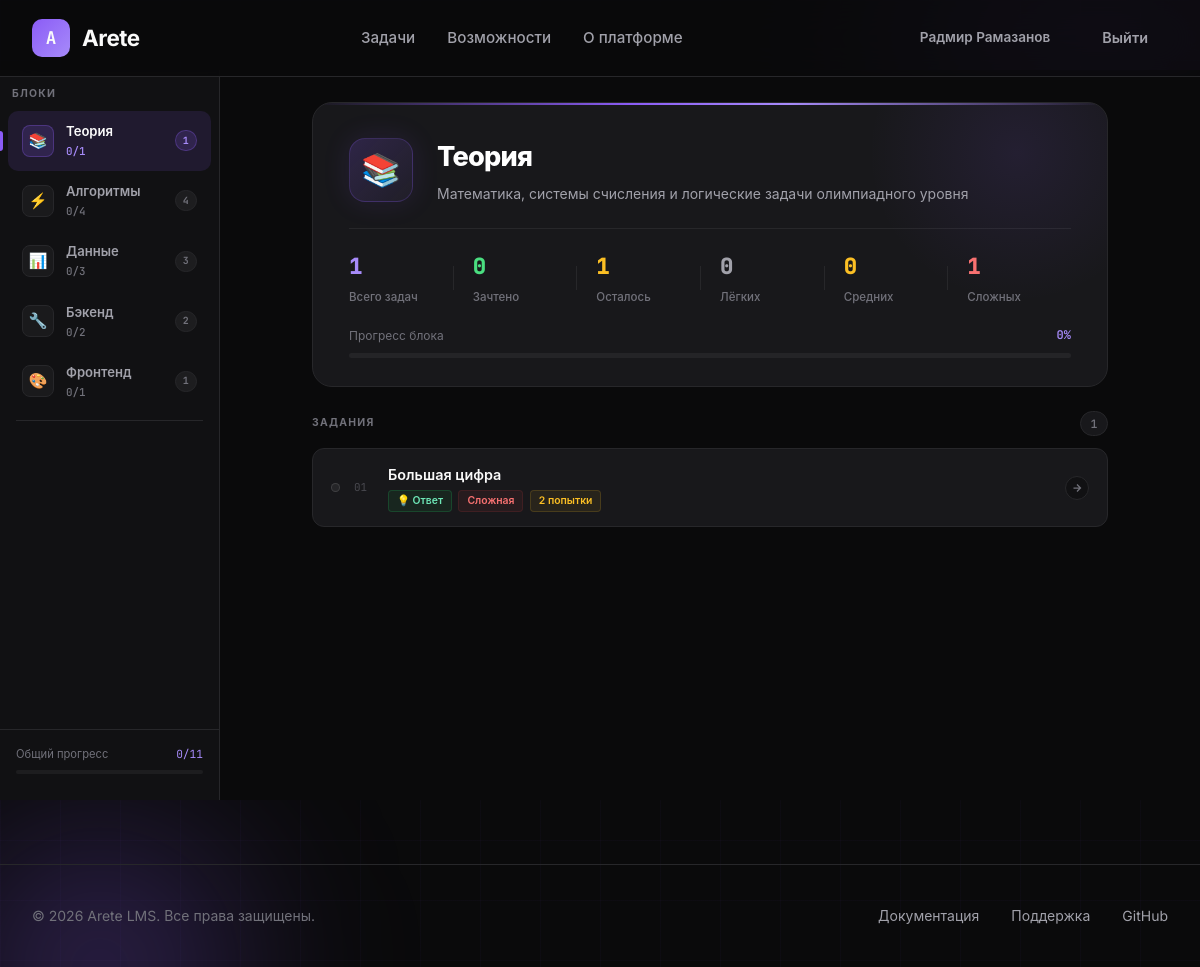
/lms/theory (signed in), run on the app's committed database.
### models.py (models this page shows, shortened)
class User(UserMixin, db.Model):
    __tablename__ = 'users'
    id            = db.Column(db.Integer, primary_key=True)
    username      = db.Column(db.String(80),  unique=True, nullable=False)
    email         = db.Column(db.String(120), unique=True, nullable=False)
    first_name    = db.Column(db.String(50),  nullable=False)
    last_name     = db.Column(db.String(50),  nullable=False)
    password_hash = db.Column(db.String(256), nullable=False)
    created_at    = db.Column(db.DateTime, default=datetime.utcnow)
    submissions   = db.relationship('Submission', backref='user', lazy=True)
    def solved_in_block(self, block):
        return (
            Submission.query
            .filter_by(user_id=self.id, passed=True)
            .join(Task)
            .filter(Task.block == block)
            .count()
        )

class Task(db.Model):
    __tablename__ = 'tasks'
    id              = db.Column(db.Integer, primary_key=True)
    block           = db.Column(db.String(50),  nullable=False)
    title           = db.Column(db.String(200), nullable=False)
    description     = db.Column(db.Text,        nullable=False)
    task_type       = db.Column(db.String(50),  nullable=False)  # python / sql / html / answer
    expected_output = db.Column(db.Text,        nullable=True)   # for fallback / answer tasks
    test_cases_json = db.Column(db.Text,        nullable=True)   # JSON [{input, output}]
    difficulty      = db.Column(db.String(20),  default='medium')
    order_num       = db.Column(db.Integer,     default=0)
    max_score       = db.Column(db.Integer,     default=100)
    attempts_limit  = db.Column(db.Integer,     nullable=True)   # None = unlimited
    time_limit      = db.Column(db.String(40),  nullable=True)
    memory_limit    = db.Column(db.String(40),  nullable=True)
    input_format    = db.Column(db.String(80),  nullable=True)
    output_format   = db.Column(db.String(80),  nullable=True)
    submissions     = db.relationship('Submission', backref='task', lazy=True)

### app.py (the view)
@app.route('/lms/<block_key>')
def lms(block_key):
    ctx = _build_lms_context(block_key)
    if ctx is None:
        return redirect(url_for('lms_root'))
    return render_template('lms.html', **ctx)

### app.py (called while the page is built)
@login_manager.user_loader
def load_user(user_id):
    return User.query.get(int(user_id))

### templates/lms.html (shortened to what this page needs)
{% extends "base.html" %}
{% block extra_css %}
<link rel="stylesheet" href="{{ url_for('static', filename='css/lms.css') }}">
{% endblock %}
{% block content %}
<div class="lms-layout">
    <aside class="lms-sidebar">
        <div class="sidebar-section">Блоки</div>
        {% for b in all_blocks %}
        <a href="{{ url_for('lms', block_key=b.key) }}"
           class="sidebar-block {% if b.key == block_key %}active{% endif %}">
            <div class="sb-icon">{{ b.icon }}</div>
            <div class="sb-info">
                <div class="sb-name">{{ b.name }}</div>
                {% if current_user.is_authenticated %}
                <div class="sb-prog">{{ b.solved }}/{{ b.count }}</div>
                {% else %}
                <div class="sb-prog">{{ b.count }} задач</div>
                {% endif %}
            </div>
            <span class="sb-pill">{{ b.count }}</span>
        </a>
        {% endfor %}
        <div class="sidebar-divider"></div>
        {% if current_user.is_authenticated %}
        <div class="sidebar-footer">
            <div class="sidebar-total-progress">
                <div class="sidebar-total-label">
                    <span>Общий прогресс</span>
                    <span>{{ total_solved }}/{{ total_tasks }}</span>
                </div>
                <div class="st-track">
                </div>
            </div>
        </div>
        {% endif %}
    </aside>
    <div class="lms-content">
        <div class="lms-main">
            <div class="block-hero">
                <div class="bh-glow"></div>
                <div class="bh-body">
                    <div class="bh-icon">{{ block_info.icon }}</div>
                    <div class="bh-text">
                        <h1>{{ block_info.name }}</h1>
                        <p>{{ block_info.description }}</p>
                    </div>
                </div>
                <div class="bh-stats">
                    <div class="bh-stat">
                        <span class="bh-sv purple">{{ total }}</span>
                        <span class="bh-sl">Всего задач</span>
                    </div>
                    {% if current_user.is_authenticated %}
                    <div class="bh-stat">
                        <span class="bh-sv green">{{ solved_count }}</span>
                        <span class="bh-sl">Зачтено</span>
                    </div>
                    <div class="bh-stat">
                        <span class="bh-sv yellow">{{ total - solved_count }}</span>
                        <span class="bh-sl">Осталось</span>
                    </div>
                    {% endif %}
                    <div class="bh-stat">
                        <span class="bh-sv" style="color:#a1a1aa;">{{ tasks_data | selectattr('task.difficulty','equalto','easy') | list | length }}</span>
                        <span class="bh-sl">Лёгких</span>
                    </div>
                    <div class="bh-stat">
                        <span class="bh-sv yellow">{{ tasks_data | selectattr('task.difficulty','equalto','medium') | list | length }}</span>
                        <span class="bh-sl">Средних</span>
                    </div>
                    <div class="bh-stat">
                        <span class="bh-sv red">{{ tasks_data | selectattr('task.difficulty','equalto','hard') | list | length }}</span>
                        <span class="bh-sl">Сложных</span>
                    </div>
                </div>
                {% if current_user.is_authenticated and total > 0 %}
                <div class="bh-progress">
                    {% set pct = (solved_count / total * 100) | int %}
                    <div class="bh-prog-header">
                        <span class="bh-prog-label">Прогресс блока</span>
                        <span class="bh-prog-pct" id="progPct">{{ pct }}%</span>
                    </div>
                    <div class="bh-prog-track">
                    </div>
                </div>
                {% endif %}
            </div>
            <div class="tasks-hdr">
                <span class="tasks-hdr-label">Задания</span>
                <span class="tasks-hdr-count">{{ total }}</span>
            </div>
            {% if current_user.is_authenticated %}
            <div class="tasks-list" id="tasksList">
                {% if tasks_data %}
                    {% for td in tasks_data %}
                    {% set t = td.task %}
                    <a href="{{ url_for('task', task_id=t.id) }}"
                       class="task-row {% if td.last_verdict == 'accepted' %}tr-accepted{% elif td.last_verdict == 'rejected' %}tr-rejected{% endif %}"
                       style="animation-delay: {{ loop.index0 * 45 }}ms">
                        <div class="tr-dot
                            "></div>
                        <span class="tr-num">{{ '%02d' % loop.index }}</span>
                        <div class="tr-info">
                            <div class="tr-title">{{ t.title }}</div>
                            <div class="tr-meta">
                                <span class="badge b-{{ t.task_type }}">
                                    {% if t.task_type == 'python' %}🐍 Python
                                    {% elif t.task_type == 'sql' %}🗄 SQL
                                    {% elif t.task_type == 'html' %}🌐 HTML/JS
                                    {% elif t.task_type == 'answer' %}💡 Ответ
                                    {% else %}{{ t.task_type }}{% endif %}
                                </span>
                                <span class="badge b-{{ t.difficulty }}">
                                    {% if t.difficulty == 'easy' %}Лёгкая
                                    {% elif t.difficulty == 'medium' %}Средняя
                                    {% elif t.difficulty == 'hard' %}Сложная
                                    {% else %}{{ t.difficulty }}{% endif %}
                                </span>
                                {% if t.attempts_limit %}
                                <span class="badge b-limit">{{ t.attempts_limit }} попытки</span>
                                {% endif %}
                            </div>
                        </div>
                        <div class="tr-arrow">
                            <svg width="12" height="12" viewBox="0 0 24 24" fill="none" stroke="currentColor" stroke-width="2.5"><path d="M5 12h14M12 5l7 7-7 7"/></svg>
                        </div>
                    </a>
                    {% endfor %}
                {% else %}
                <div class="tasks-empty">В этом блоке пока нет задач</div>
                {% endif %}
            </div>
            {% endif %}
        </div>
    </div>
</div>
{% endblock %}

### templates/base.html (shortened to what this page needs)
<!DOCTYPE html>
<html lang="ru">
<head>
    <link rel="stylesheet" href="{{ url_for('static', filename='css/base.css') }}">
    {% block extra_css %}{% endblock %}
</head>
<body>
    <div class="glow-orb glow-orb-2"></div>
    <nav>
        <div class="nav-container">
            <a href="{{ url_for('index') }}" class="logo">
                <div class="logo-icon">A</div>
                <span class="logo-text">Arete</span>
            </a>
            <ul class="nav-links">
                {% if current_user.is_authenticated %}
                    <li><a href="{{ url_for('lms_root') }}">Задачи</a></li>
                {% endif %}
                <li><a href="{{ url_for('index') }}#features">Возможности</a></li>
                <li><a href="{{ url_for('index') }}#about">О платформе</a></li>
            </ul>
            <div class="nav-buttons">
                {% if current_user.is_authenticated %}
                    <div class="nav-user">
                        <a href="{{ url_for('lms_root') }}" class="btn btn-ghost" style="font-size:0.85rem;padding:0.55rem 1rem;">
                            {{ current_user.first_name }} {{ current_user.last_name }}
                        </a>
                        <a href="{{ url_for('logout') }}" class="btn btn-ghost">Выйти</a>
                    </div>
                {% else %}
                    <a href="{{ url_for('login') }}" class="btn btn-ghost">Войти</a>
                    <a href="{{ url_for('register') }}" class="btn btn-primary">Начать бесплатно</a>
                {% endif %}
            </div>
        </div>
    </nav>
    <main>
        {% block content %}{% endblock %}
    </main>
    <footer>
        <div class="footer-container">
            <p class="footer-text">© 2026 Arete LMS. Все права защищены.</p>
            <div class="footer-links">
                <a href="#">Документация</a>
                <a href="#">Поддержка</a>
                <a href="#">GitHub</a>
            </div>
        </div>
    </footer>
</body>
</html>

### static/css/base.css (style rules this page uses)
* { margin: 0; padding: 0; box-sizing: border-box; }
:root { --bg-primary: #0a0a0b; --bg-secondary: #111113; --bg-card: #18181b; --bg-card-hover: #1f1f23; --text-primary: #fafafa; --text-secondary: #a1a1aa; --text-muted: #71717a; --accent-primary: #8b5cf6; --accent-secondary: #a78bfa; --accent-glow: rgba(139, 92, 246, 0.4); --border-color: #27272a; --success: #22c55e; --error: #ef4444; --warning: #f59e0b; }
html { scroll-behavior: smooth; }
body { font-family: 'Inter', -apple-system, BlinkMacSystemFont, sans-serif; background: var(--bg-primary); color: var(--text-primary); line-height: 1.6; overflow-x: hidden; min-height: 100vh; }
.glow-orb { position: fixed; border-radius: 50%; background: radial-gradient(circle, var(--accent-glow) 0%, transparent 70%); filter: blur(80px); pointer-events: none; z-index: 0; }
.glow-orb-2 { width: 400px; height: 400px; bottom: -200px; left: -100px; animation: float 25s ease-in-out infinite reverse; }
nav { position: fixed; top: 0; left: 0; right: 0; z-index: 100; padding: 1rem 2rem; background: rgba(10, 10, 11, 0.85); backdrop-filter: blur(20px); border-bottom: 1px solid var(--border-color); }
.nav-container { max-width: 1400px; margin: 0 auto; display: flex; justify-content: space-between; align-items: center; }
.logo { display: flex; align-items: center; gap: 0.75rem; text-decoration: none; color: var(--text-primary); }
.logo-icon { width: 38px; height: 38px; background: linear-gradient(135deg, var(--accent-primary), var(--accent-secondary)); border-radius: 10px; display: flex; align-items: center; justify-content: center; font-family: 'JetBrains Mono', monospace; font-weight: 700; font-size: 1.1rem; }
.logo-text { font-size: 1.4rem; font-weight: 700; letter-spacing: -0.02em; }
.nav-links { display: flex; gap: 2rem; list-style: none; }
.nav-links a { color: var(--text-secondary); text-decoration: none; font-size: 0.95rem; font-weight: 500; transition: color 0.3s; }
.nav-buttons { display: flex; gap: 1rem; align-items: center; }
.nav-user { display: flex; align-items: center; gap: 1rem; }
.btn { padding: 0.65rem 1.25rem; border-radius: 10px; font-size: 0.9rem; font-weight: 600; text-decoration: none; transition: all 0.3s; cursor: pointer; border: none; display: inline-flex; align-items: center; gap: 0.5rem; }
.btn-ghost { background: transparent; color: var(--text-secondary); }
main { position: relative; z-index: 1; padding-top: 70px; }
footer { position: relative; z-index: 1; padding: 2.5rem 2rem; border-top: 1px solid var(--border-color); margin-top: 4rem; }
.footer-container { max-width: 1400px; margin: 0 auto; display: flex; justify-content: space-between; align-items: center; }
.footer-text { color: var(--text-muted); font-size: 0.875rem; }
.footer-links { display: flex; gap: 2rem; }
.footer-links a { color: var(--text-secondary); text-decoration: none; font-size: 0.875rem; transition: color 0.3s; }

### data on the page
User: first_name "Радмир", last_name "Рамазанов"
Task: title "Большая цифра", attempts_limit "2"

### other printed values
{{ b.icon }} "📚" "⚡" "📊" "🔧" "🎨"
{{ b.name }} "Теория" "Алгоритмы" "Данные" "Бэкенд" "Фронтенд"
{{ b.solved }} "0" "0" "0" "0" "0"
{{ b.count }} "1" "4" "3" "2" "1"
{{ total_solved }} "0"
{{ total_tasks }} "11"
{{ block_info.icon }} "📚"
{{ block_info.name }} "Теория"
{{ block_info.description }} "Математика, системы счисления и логические задачи олимпиадного уровня"
{{ total }} "1"
{{ solved_count }} "0"
{{ total - solved_count }} "1"
{{ pct }} "0"
{{ '%02d' % loop.index }} "01"
